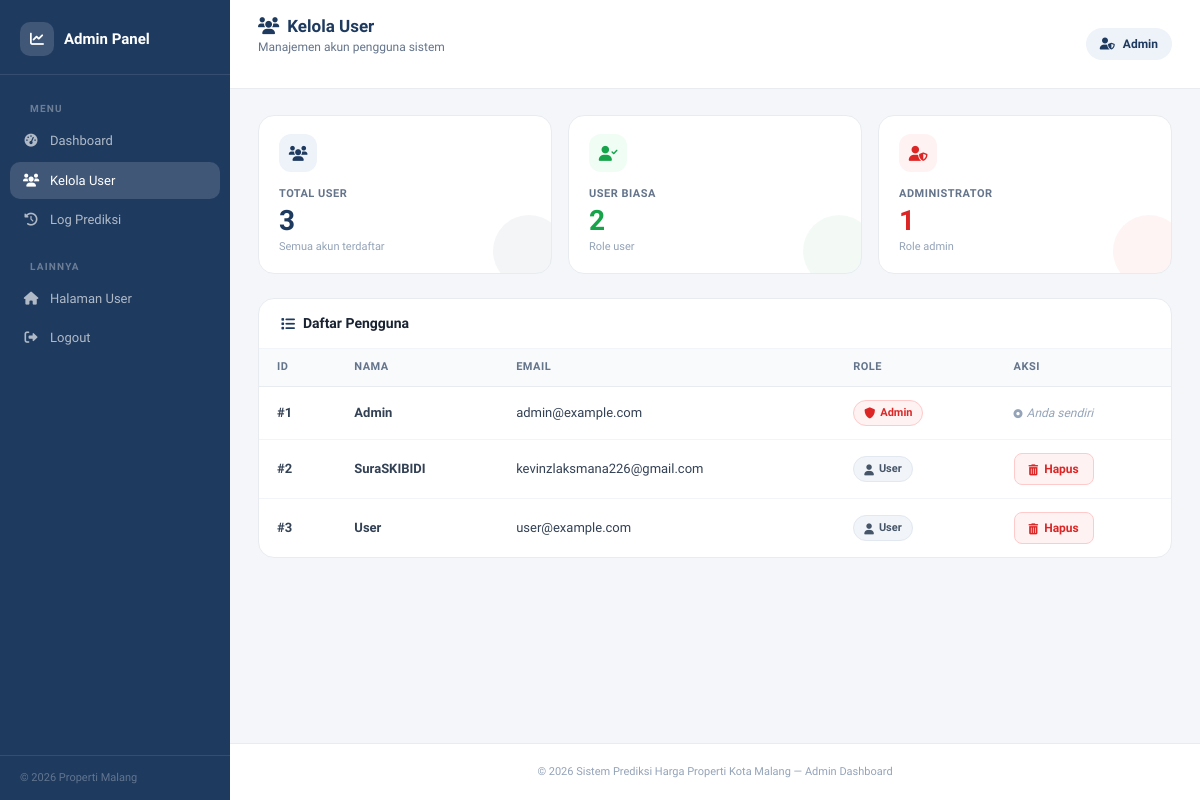
Page /admin/users (signed in) on the committed database.
### app.py (models this page shows)
class User(db.Model, UserMixin):
    __tablename__ = 'users'
    id = db.Column(db.Integer, primary_key=True)
    email = db.Column(db.String(120), unique=True, nullable=False)
    name = db.Column(db.String(100), nullable=False)
    password = db.Column(db.String(100), nullable=False)
    role = db.Column(db.String(20), nullable=False, default='user')
    def get_id(self):
        return str(self.id)

### app.py (the view)
@app.route('/admin/users')
@login_required
@admin_required
def admin_users():
    all_users = User.query.all()
    return render_template('admin_users.html', users=all_users)

### app.py (called while the page is built)
@app.context_processor
def inject_globals():
    return dict(timedelta=timedelta)

@login_manager.user_loader
def load_user(user_id):
    return User.query.get(int(user_id))

def admin_required(f):
    @wraps(f)
    def decorated_function(*args, **kwargs):
        if not current_user.is_authenticated:
            return redirect(url_for('login'))
        user = User.query.get(int(current_user.get_id()))
        if user.role != 'admin':
            abort(403)
        return f(*args, **kwargs)
    return decorated_function

### templates/admin_users.html (shortened to what this page needs)
<!DOCTYPE html>
<html lang="id">
<head>
    <link href="https://cdn.jsdelivr.net/npm/bootstrap@5.3.0/dist/css/bootstrap.min.css" rel="stylesheet">
    <link href="https://cdnjs.cloudflare.com/ajax/libs/font-awesome/6.0.0/css/all.min.css" rel="stylesheet">
</head>
<body>
<div class="sidebar">
    <div class="sidebar-brand">
        <div class="icon-wrap"><i class="fas fa-chart-line"></i></div>
        <span>Admin Panel</span>
    </div>
    <nav>
        <div class="nav-section-label">Menu</div>
        <a href="{{ url_for('admin_dashboard') }}">
            <i class="fas fa-tachometer-alt"></i> Dashboard
        </a>
        <a href="{{ url_for('admin_users') }}" class="active">
            <i class="fas fa-users"></i> Kelola User
        </a>
        <a href="{{ url_for('admin_logs') }}">
            <i class="fas fa-history"></i> Log Prediksi
        </a>
        <div class="nav-section-label">Lainnya</div>
        <a href="{{ url_for('dashboard') }}">
            <i class="fas fa-home"></i> Halaman User
        </a>
        <a href="{{ url_for('logout') }}">
            <i class="fas fa-sign-out-alt"></i> Logout
        </a>
    </nav>
    <div class="sidebar-footer">
        &copy; 2026 Properti Malang
    </div>
</div>
<div class="main-wrap">
    <div class="topbar">
        <div>
            <h1><i class="fas fa-users me-2"></i>Kelola User</h1>
            <p>Manajemen akun pengguna sistem</p>
        </div>
        <div class="admin-badge">
            <i class="fas fa-user-shield"></i> {{ current_user.name }}
        </div>
    </div>
    <div class="content">
        <div class="stats-grid">
            <div class="stat-card">
                <div class="s-deco blue"></div>
                <div class="s-icon blue"><i class="fas fa-users"></i></div>
                <div class="s-label">Total User</div>
                <div class="s-val blue">{{ users|length }}</div>
                <div class="s-sub">Semua akun terdaftar</div>
            </div>
            <div class="stat-card">
                <div class="s-deco green"></div>
                <div class="s-icon green"><i class="fas fa-user-check"></i></div>
                <div class="s-label">User Biasa</div>
                <div class="s-val green">{{ users|selectattr('role', 'equalto', 'user')|list|length }}</div>
                <div class="s-sub">Role user</div>
            </div>
            <div class="stat-card">
                <div class="s-deco red"></div>
                <div class="s-icon red"><i class="fas fa-user-shield"></i></div>
                <div class="s-label">Administrator</div>
                <div class="s-val red">{{ users|selectattr('role', 'equalto', 'admin')|list|length }}</div>
                <div class="s-sub">Role admin</div>
            </div>
        </div>
        <div class="section-card">
            <div class="sec-header">
                <div class="sec-header-left">
                    <i class="fas fa-list"></i>
                    <h5>Daftar Pengguna</h5>
                </div>
            </div>
            <div class="tbl-scroll">
                <table class="tbl">
                    <thead>
                        <tr>
                            <th>ID</th>
                            <th>Nama</th>
                            <th>Email</th>
                            <th>Role</th>
                            <th>Aksi</th>
                        </tr>
                    </thead>
                    <tbody>
                        {% for user in users %}
                        <tr>
                            <td class="td-id">#{{ user.id }}</td>
                            <td class="td-name">{{ user.name }}</td>
                            <td class="td-email">{{ user.email }}</td>
                            <td>
                                {% if user.role == 'admin' %}
                                    <span class="badge-role admin"><i class="fas fa-shield-alt"></i> Admin</span>
                                {% else %}
                                    <span class="badge-role user"><i class="fas fa-user"></i> User</span>
                                {% endif %}
                            </td>
                            <td>
                                {% if user.email != current_user.email %}
                                <a href="{{ url_for('admin_delete_user', user_id=user.id) }}"
                                   class="btn-delete"
                                   onclick="return confirm('Yakin ingin menghapus user {{ user.email }}?')">
                                    <i class="fas fa-trash-alt"></i> Hapus
                                </a>
                                {% else %}
                                <span class="td-self"><i class="fas fa-circle-dot me-1" style="font-size:9px;"></i>Anda sendiri</span>
                                {% endif %}
                            </td>
                        </tr>
                        {% endfor %}
                    </tbody>
                </table>
            </div>
        </div>
    </div>
    <footer>
        &copy; 2026 Sistem Prediksi Harga Properti Kota Malang &mdash; Admin Dashboard
    </footer>
</div>
</body>
</html>

### rows in the picture
User: name "Admin", id "1", email "admin@example.com", role "admin" (drawn), shows "Anda sendiri"
User: id "2", name "SuraSKIBIDI", email "kevinzlaksmana226@gmail.com", role "user" (drawn)
User: id "3", name "User", email "user@example.com", role "user" (drawn)

### other values in the picture
{{ users|length }} "3"
{{ users|selectattr('role', 'equalto', 'user')|list|length }} "2"
{{ users|selectattr('role', 'equalto', 'admin')|list|length }} "1"
